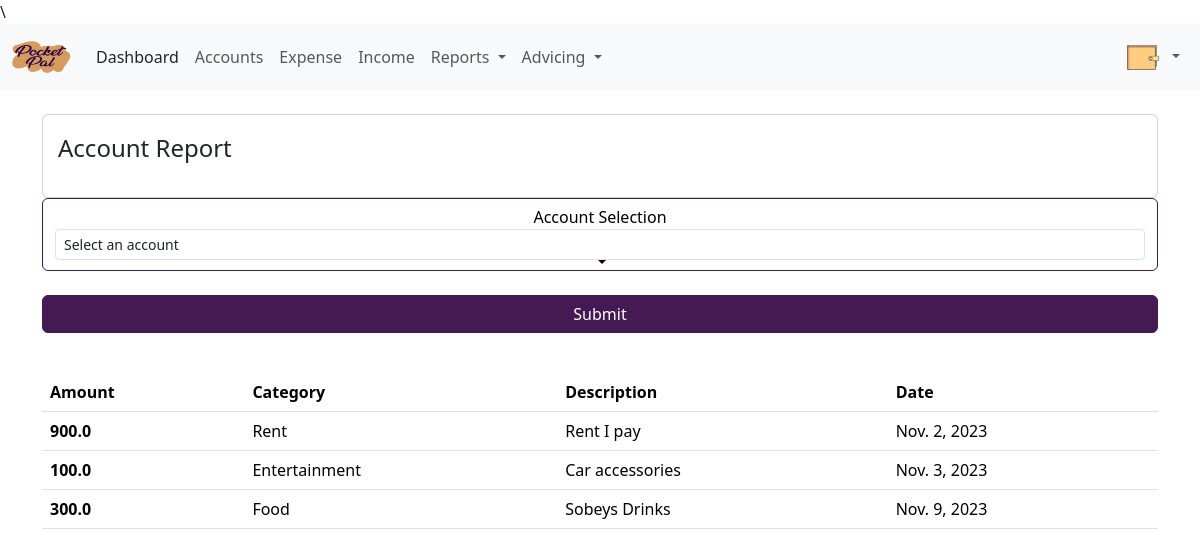
/expense/expense-summary/ (signed in), run on an earlier commit of the app's database.
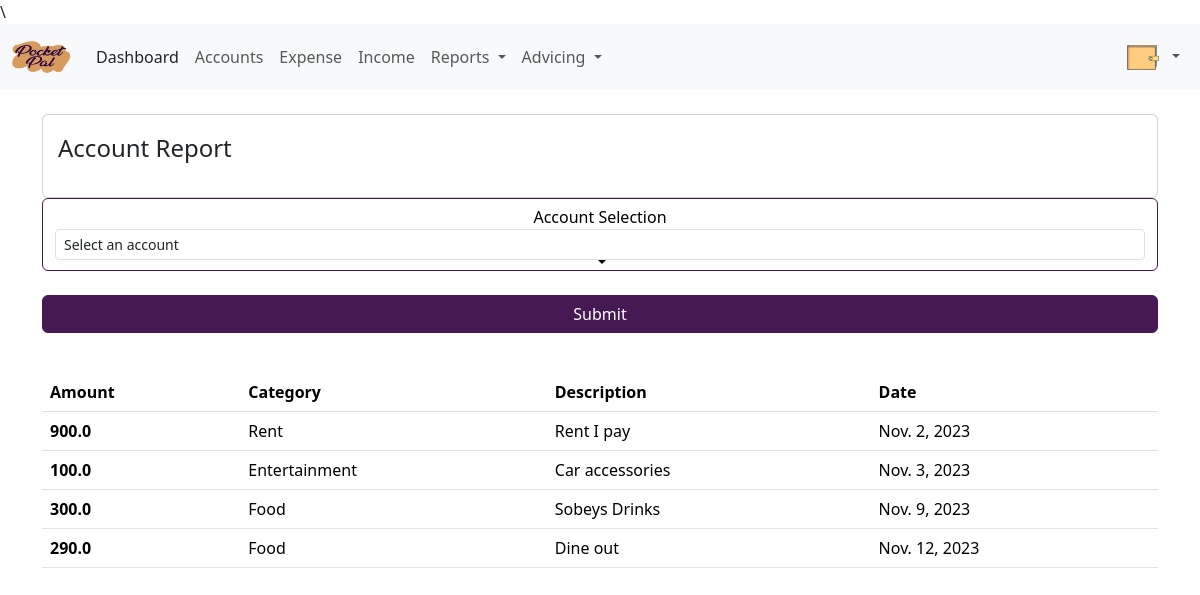
And on a later commit of the database.
### Expense/models.py (models this page shows, shortened)
class Expense(models.Model):
    user = models.ForeignKey(to = User,on_delete=models.CASCADE)
    amount = models.FloatField()
    date = models.DateField(default = localtime)
    description = models.TextField()
    category = models.ForeignKey(to=Category,on_delete=models.CASCADE)
    source = models.ForeignKey(to = Source, on_delete=models.CASCADE)
    created_at = models.DateTimeField(default=localtime)
    title = models.CharField(max_length=255)
    class Meta:
        ordering:['-date']

class Category(models.Model):
    user = models.ForeignKey(to = User,on_delete=models.CASCADE)
    name = models.CharField(max_length = 256)
    created_at = models.DateTimeField(default=localtime)
    class Meta:
        verbose_name_plural = 'Expense Categories'

### Expense/views.py (the view, shortened to what this page needs)
# urls.py: path('expense-summary/',views.expense_summary,name="expense_summary"),
@login_required(login_url='login')
def expense_summary(request):
    expenses = Expense.objects.filter(user = request.user)
    sources = Source.objects.filter(user = request.user)
    category = Category.objects.all()
    context = {
        'expenses' : expenses,
        'sources' : sources,
        'category' : category,
    }
    if request.method == 'GET':
        return render(request, 'expense/expense_summary.html', context)

### templates/expense/expense_summary.html (shortened to what this page needs)
{% load static %}
<!DOCTYPE html>
<html lang="en">
<head>
  <link href="https://cdn.jsdelivr.net/npm/bootstrap@5.3.2/dist/css/bootstrap.min.css" rel="stylesheet"
>
</head>
<body>
  {% include "partials/_sideNav2.html" %}
  <section class="text-center text-lg-start">
    <div class="container py-4">
      <div class="row g-0 align-items-center">
        <div class="card cascading-right"
          style="padding: 15px; background: hsla(0, 0%, 100%, 0.55); backdrop-filter: blur(30px);">
          <div class="row">
            <div class="col-9">
              <p class="fs-4 text-start">Account Report</p>
            </div>
          </div>
        </div>
        <div class="form-group" style="padding-bottom: 20px;">
          <form id="task-form" method="POST">
            <div class="form-group">
              <div class="dropdown mb-4">
                <div class="form-control btn btn-primary btn-sub dropdown-toggle">
                  <label for="">Account Selection</label>
                  <select class="form-control form-control-sm" data-id="{{source.id}}" name="source"
                    data-toggle="dropdown" name="source" id="source">
                    <option selected value="select" disabled>Select an account</option>
                  </select>
                </div>
              </div>
            </div>
            <div class="text-center">
              <button type="submit" class="btn btn-info btn-primary mb-4">Submit</button>
            </div>
          </form>
          {% if expenses %}
          <div>
            <table class="table">
              <thead class="thead-dark">
                <tr>
                  <th scope="col">Amount</th>
                  <th scope="col">Category</th>
                  <th scope="col">Description</th>
                  <th scope="col">Date</th>
                </tr>
              </thead>
              <tbody>
                {% for expense in expenses %}
                <tr>
                  <th scope="row" id="expense_amount">{{expense.amount}}</th>
                  <td id="expense_category">{{expense.category.name}}</td>
                  <td id="expense_description">{{expense.description}}</td>
                  <td id="expense_date">{{expense.date}}</td>
                </tr>
                {% endfor %}
              </tbody>
            </table>
          </div>
          {% else %}
          <h5 class="h3 text-black mb-0 text-center">No expenses for this account/source</a></h5>
          {% endif %}
        </div>
      </div>
    </div>
  </section>
</body>
</html>

### templates/partials/_sideNav2.html (shortened to what this page needs)
{% load static %}
<nav class="navbar sticky-top navbar-expand-lg bg-body-tertiary">
  <div class="container-fluid">
    <a class="navbar-brand" href="{% url 'dashboard' %}"><img src="{% static 'image/LOGO.png' %}" alt="PocketPal"
        width="60" height="40"></a>
    <div class="collapse navbar-collapse" id="navbarSupportedContent">
      <ul class="navbar-nav me-auto mb-2 mb-lg-0">
        <li class="nav-item">
          <a href="{% url 'dashboard' %}" class="nav-link link-dark">Dashboard</a>
        </li>
        <li class="nav-item">
          <a href="{% url 'add_income_source'%}" class="nav-link">Accounts</a>
        </li>
        <li class="nav-item">
          <a href="{%url 'expense_page'%}" class="nav-link">Expense</a>
        </li>
        <li class="nav-item">
          <a href="{% url 'income' %}" class="nav-link">Income</a>
        </li>
        <ul class="navbar-nav ms-auto">
          <li class="nav-item dropdown">
            <button class="nav-link dropdown-toggle" type="button" data-bs-toggle="dropdown" data-toggle="dropdown"
              aria-haspopup="true" aria-expanded="false">
              Reports
            </button>
          </li>
        </ul>
        <ul class="navbar-nav ms-auto">
          <li class="nav-item dropdown">
            <button class="nav-link dropdown-toggle" type="button" data-bs-toggle="dropdown" data-toggle="dropdown"
              aria-haspopup="true" aria-expanded="false">
              Advicing
            </button>
          </li>
        </ul>
      </ul>
      <ul class="navbar-nav ms-auto">
        <li class="nav-item dropdown">
          <a class="nav-link dropdown-toggle" href="#" role="button" data-bs-toggle="dropdown" aria-expanded="false">
            <img src="{% static 'image/walletbg.png' %}" width="37">
          </a>
        </li>
      </ul>
    </div>
  </div>
</nav>

### templates/partials/_messages.html (shortened to what this page needs)
{% load static %}

### templates/expense/expense_summary.html (style rules this page uses)
.btn-sub { background-color: #fff; color: #000; border: 1px solid #451952; width: 100%; }
.btn-info { background-color: #451952; color: #ffffff; border: 1px solid #451952; width: 100%; }

What changed in the data, as far as the page shows it:
added Expense: amount "290.0", category.name "Food", description "Dine out", date "Nov. 12, 2023"
